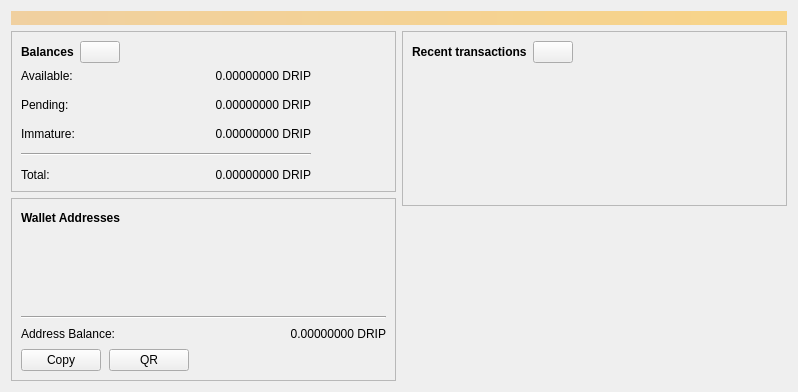
<?xml version="1.0" encoding="UTF-8"?>
<ui version="4.0">
 <class>OverviewPage</class>
 <widget class="QWidget" name="OverviewPage">
  <property name="geometry">
   <rect>
    <x>0</x>
    <y>0</y>
    <width>798</width>
    <height>318</height>
   </rect>
  </property>
  <property name="windowTitle">
   <string>Form</string>
  </property>
  <layout class="QVBoxLayout" name="topLayout">
   <item>
    <widget class="QLabel" name="labelAlerts">
     <property name="visible">
      <bool>false</bool>
     </property>
     <property name="styleSheet">
      <string notr="true">QLabel { background-color: qlineargradient(x1: 0, y1: 0, x2: 1, y2: 0, stop:0 #F0D0A0, stop:1 #F8D488); color:#000000; }</string>
     </property>
     <property name="wordWrap">
      <bool>true</bool>
     </property>
     <property name="margin">
      <number>3</number>
     </property>
     <property name="textInteractionFlags">
      <set>Qt::TextSelectableByMouse</set>
     </property>
    </widget>
   </item>
   <item>
    <layout class="QHBoxLayout" name="horizontalLayout" stretch="1,1">
     <item>
      <layout class="QVBoxLayout" name="verticalLayout_2">
       <item>
        <widget class="QFrame" name="frame">
         <property name="frameShape">
          <enum>QFrame::StyledPanel</enum>
         </property>
         <property name="frameShadow">
          <enum>QFrame::Raised</enum>
         </property>
         <layout class="QVBoxLayout" name="verticalLayout_4">
          <item>
           <layout class="QHBoxLayout" name="horizontalLayout_4">
            <item>
             <widget class="QLabel" name="label_5">
              <property name="font">
               <font>
                <weight>75</weight>
                <bold>true</bold>
               </font>
              </property>
              <property name="text">
               <string>Balances</string>
              </property>
             </widget>
            </item>
            <item>
             <widget class="QPushButton" name="labelWalletStatus">
              <property name="enabled">
               <bool>true</bool>
              </property>
              <property name="maximumSize">
               <size>
                <width>45</width>
                <height>16777215</height>
               </size>
              </property>
              <property name="toolTip">
               <string>The displayed information may be out of date. Your wallet automatically synchronizes with the DRIP network after a connection is established, but this process has not completed yet.</string>
              </property>
              <property name="text">
               <string/>
              </property>
              <property name="icon">
               <iconset resource="../bitcoin.qrc">
                <normaloff>:/icons/warning</normaloff>
                <disabledoff>:/icons/warning</disabledoff>:/icons/warning</iconset>
              </property>
              <property name="iconSize">
               <size>
                <width>24</width>
                <height>24</height>
               </size>
              </property>
             </widget>
            </item>
            <item>
             <spacer name="horizontalSpacer_3">
              <property name="orientation">
               <enum>Qt::Horizontal</enum>
              </property>
              <property name="sizeHint" stdset="0">
               <size>
                <width>40</width>
                <height>20</height>
               </size>
              </property>
             </spacer>
            </item>
           </layout>
          </item>
          <item>
           <layout class="QGridLayout" name="gridLayout">
            <property name="horizontalSpacing">
             <number>16</number>
            </property>
            <property name="verticalSpacing">
             <number>12</number>
            </property>
            <item row="1" column="1">
             <widget class="QLabel" name="labelUnconfirmed">
              <property name="minimumSize">
               <size>
                <width>220</width>
                <height>0</height>
               </size>
              </property>
              <property name="cursor">
               <cursorShape>IBeamCursor</cursorShape>
              </property>
              <property name="toolTip">
               <string>Total of transactions that have yet to be confirmed, and do not yet count toward the spendable balance</string>
              </property>
              <property name="text">
               <string notr="true">0.00000000 DRIP</string>
              </property>
              <property name="alignment">
               <set>Qt::AlignRight|Qt::AlignTrailing|Qt::AlignVCenter</set>
              </property>
              <property name="textInteractionFlags">
               <set>Qt::LinksAccessibleByMouse|Qt::TextSelectableByKeyboard|Qt::TextSelectableByMouse</set>
              </property>
             </widget>
            </item>
            <item row="3" column="0" colspan="2">
             <widget class="Line" name="line">
              <property name="orientation">
               <enum>Qt::Horizontal</enum>
              </property>
             </widget>
            </item>
            <item row="4" column="0">
             <widget class="QLabel" name="labelTotalText">
              <property name="text">
               <string>Total:</string>
              </property>
             </widget>
            </item>
            <item row="2" column="1">
             <widget class="QLabel" name="labelImmature">
              <property name="minimumSize">
               <size>
                <width>220</width>
                <height>0</height>
               </size>
              </property>
              <property name="cursor">
               <cursorShape>IBeamCursor</cursorShape>
              </property>
              <property name="toolTip">
               <string>Mined balance that has not yet matured</string>
              </property>
              <property name="text">
               <string notr="true">0.00000000 DRIP</string>
              </property>
              <property name="alignment">
               <set>Qt::AlignRight|Qt::AlignTrailing|Qt::AlignVCenter</set>
              </property>
              <property name="textInteractionFlags">
               <set>Qt::LinksAccessibleByMouse|Qt::TextSelectableByKeyboard|Qt::TextSelectableByMouse</set>
              </property>
             </widget>
            </item>
            <item row="1" column="2">
             <spacer name="horizontalSpacer_2">
              <property name="orientation">
               <enum>Qt::Horizontal</enum>
              </property>
              <property name="sizeHint" stdset="0">
               <size>
                <width>40</width>
                <height>20</height>
               </size>
              </property>
             </spacer>
            </item>
            <item row="2" column="0">
             <widget class="QLabel" name="labelImmatureText">
              <property name="text">
               <string>Immature:</string>
              </property>
             </widget>
            </item>
            <item row="4" column="1">
             <widget class="QLabel" name="labelTotal">
              <property name="minimumSize">
               <size>
                <width>220</width>
                <height>0</height>
               </size>
              </property>
              <property name="cursor">
               <cursorShape>IBeamCursor</cursorShape>
              </property>
              <property name="toolTip">
               <string>Your current total balance</string>
              </property>
              <property name="text">
               <string notr="true">0.00000000 DRIP</string>
              </property>
              <property name="alignment">
               <set>Qt::AlignRight|Qt::AlignTrailing|Qt::AlignVCenter</set>
              </property>
              <property name="textInteractionFlags">
               <set>Qt::LinksAccessibleByMouse|Qt::TextSelectableByKeyboard|Qt::TextSelectableByMouse</set>
              </property>
             </widget>
            </item>
            <item row="0" column="0">
             <widget class="QLabel" name="labelBalanceText">
              <property name="text">
               <string>Available:</string>
              </property>
             </widget>
            </item>
            <item row="0" column="1">
             <widget class="QLabel" name="labelBalance">
              <property name="minimumSize">
               <size>
                <width>220</width>
                <height>0</height>
               </size>
              </property>
              <property name="cursor">
               <cursorShape>IBeamCursor</cursorShape>
              </property>
              <property name="toolTip">
               <string>Your current spendable balance</string>
              </property>
              <property name="text">
               <string notr="true">0.00000000 DRIP</string>
              </property>
              <property name="alignment">
               <set>Qt::AlignRight|Qt::AlignTrailing|Qt::AlignVCenter</set>
              </property>
              <property name="textInteractionFlags">
               <set>Qt::LinksAccessibleByMouse|Qt::TextSelectableByKeyboard|Qt::TextSelectableByMouse</set>
              </property>
             </widget>
            </item>
            <item row="1" column="0">
             <widget class="QLabel" name="labelPendingText">
              <property name="text">
               <string>Pending:</string>
              </property>
             </widget>
            </item>
           </layout>
          </item>
         </layout>
        </widget>
       </item>
       <item>
        <widget class="QFrame" name="addressFrame">
         <property name="frameShape">
          <enum>QFrame::StyledPanel</enum>
         </property>
         <property name="frameShadow">
          <enum>QFrame::Raised</enum>
         </property>
         <layout class="QVBoxLayout" name="addressFrameLayout">
          <item>
           <layout class="QHBoxLayout" name="addressHeaderLayout">
            <item>
             <widget class="QLabel" name="labelAddressesTitle">
              <property name="font">
               <font>
                <weight>75</weight>
                <bold>true</bold>
               </font>
              </property>
              <property name="text">
               <string>Wallet Addresses</string>
              </property>
             </widget>
            </item>
            <item>
             <spacer name="horizontalSpacer_4">
              <property name="orientation">
               <enum>Qt::Horizontal</enum>
              </property>
              <property name="sizeHint" stdset="0">
               <size>
                <width>40</width>
                <height>20</height>
               </size>
              </property>
             </spacer>
            </item>
           </layout>
          </item>
          <item>
           <widget class="QListWidget" name="listAddresses">
            <property name="styleSheet">
             <string notr="true">QListWidget { background: transparent; }</string>
            </property>
            <property name="frameShape">
             <enum>QFrame::NoFrame</enum>
            </property>
            <property name="verticalScrollBarPolicy">
             <enum>Qt::ScrollBarAsNeeded</enum>
            </property>
            <property name="horizontalScrollBarPolicy">
             <enum>Qt::ScrollBarAlwaysOff</enum>
            </property>
            <property name="selectionMode">
             <enum>QAbstractItemView::SingleSelection</enum>
            </property>
           </widget>
          </item>
          <item>
           <widget class="QFrame" name="addressDetailFrame">
            <property name="visible">
             <bool>false</bool>
            </property>
            <property name="frameShape">
             <enum>QFrame::NoFrame</enum>
            </property>
            <layout class="QVBoxLayout" name="addressDetailLayout">
             <property name="spacing">
              <number>8</number>
             </property>
             <property name="leftMargin">
              <number>0</number>
             </property>
             <property name="topMargin">
              <number>8</number>
             </property>
             <property name="rightMargin">
              <number>0</number>
             </property>
             <property name="bottomMargin">
              <number>0</number>
             </property>
             <item>
              <widget class="Line" name="addressDetailLine">
               <property name="orientation">
                <enum>Qt::Horizontal</enum>
               </property>
              </widget>
             </item>
             <item>
              <layout class="QHBoxLayout" name="addressDetailBalanceLayout">
               <item>
                <widget class="QLabel" name="labelAddressBalanceText">
                 <property name="text">
                  <string>Address Balance:</string>
                 </property>
                </widget>
               </item>
               <item>
                <widget class="QLabel" name="labelAddressBalance">
                 <property name="text">
                  <string notr="true">0.00000000 DRIP</string>
                 </property>
                 <property name="alignment">
                  <set>Qt::AlignRight|Qt::AlignTrailing|Qt::AlignVCenter</set>
                 </property>
                </widget>
               </item>
              </layout>
             </item>
             <item>
              <layout class="QHBoxLayout" name="addressButtonsLayout">
               <item>
                <widget class="QPushButton" name="btnCopyAddress">
                 <property name="text">
                  <string>Copy</string>
                 </property>
                 <property name="icon">
                  <iconset resource="../bitcoin.qrc">
                   <normaloff>:/icons/editcopy</normaloff>:/icons/editcopy</iconset>
                 </property>
                </widget>
               </item>
               <item>
                <widget class="QPushButton" name="btnShowQR">
                 <property name="text">
                  <string>QR</string>
                 </property>
                 <property name="icon">
                  <iconset resource="../bitcoin.qrc">
                   <normaloff>:/icons/eye</normaloff>:/icons/eye</iconset>
                 </property>
                </widget>
               </item>
               <item>
                <spacer name="addressButtonsSpacer">
                 <property name="orientation">
                  <enum>Qt::Horizontal</enum>
                 </property>
                 <property name="sizeHint" stdset="0">
                  <size>
                   <width>40</width>
                   <height>20</height>
                  </size>
                 </property>
                </spacer>
               </item>
              </layout>
             </item>
            </layout>
           </widget>
          </item>
         </layout>
        </widget>
       </item>
      </layout>
     </item>
     <item>
      <layout class="QVBoxLayout" name="verticalLayout_3">
       <item>
        <widget class="QFrame" name="frame_2">
         <property name="frameShape">
          <enum>QFrame::StyledPanel</enum>
         </property>
         <property name="frameShadow">
          <enum>QFrame::Raised</enum>
         </property>
         <layout class="QVBoxLayout" name="verticalLayout">
          <item>
           <layout class="QHBoxLayout" name="horizontalLayout_2">
            <item>
             <widget class="QLabel" name="label_4">
              <property name="font">
               <font>
                <weight>75</weight>
                <bold>true</bold>
               </font>
              </property>
              <property name="text">
               <string>Recent transactions</string>
              </property>
             </widget>
            </item>
            <item>
             <widget class="QPushButton" name="labelTransactionsStatus">
              <property name="enabled">
               <bool>true</bool>
              </property>
              <property name="maximumSize">
               <size>
                <width>45</width>
                <height>16777215</height>
               </size>
              </property>
              <property name="toolTip">
               <string>The displayed information may be out of date. Your wallet automatically synchronizes with the DRIP network after a connection is established, but this process has not completed yet.</string>
              </property>
              <property name="text">
               <string/>
              </property>
              <property name="icon">
               <iconset resource="../bitcoin.qrc">
                <normaloff>:/icons/warning</normaloff>
                <disabledoff>:/icons/warning</disabledoff>:/icons/warning</iconset>
              </property>
              <property name="iconSize">
               <size>
                <width>24</width>
                <height>24</height>
               </size>
              </property>
             </widget>
            </item>
            <item>
             <spacer name="horizontalSpacer">
              <property name="orientation">
               <enum>Qt::Horizontal</enum>
              </property>
              <property name="sizeHint" stdset="0">
               <size>
                <width>40</width>
                <height>20</height>
               </size>
              </property>
             </spacer>
            </item>
           </layout>
          </item>
          <item>
           <widget class="TransactionOverviewWidget" name="listTransactions">
            <property name="styleSheet">
             <string notr="true">QListView { background: transparent; }</string>
            </property>
            <property name="frameShape">
             <enum>QFrame::NoFrame</enum>
            </property>
            <property name="verticalScrollBarPolicy">
             <enum>Qt::ScrollBarAlwaysOff</enum>
            </property>
            <property name="horizontalScrollBarPolicy">
             <enum>Qt::ScrollBarAlwaysOff</enum>
            </property>
            <property name="sizeAdjustPolicy">
             <enum>QAbstractScrollArea::AdjustToContents</enum>
            </property>
            <property name="selectionMode">
             <enum>QAbstractItemView::NoSelection</enum>
            </property>
            <property name="uniformItemSizes">
             <bool>true</bool>
            </property>
           </widget>
          </item>
         </layout>
        </widget>
       </item>
       <item>
        <spacer name="verticalSpacer_2">
         <property name="orientation">
          <enum>Qt::Vertical</enum>
         </property>
         <property name="sizeHint" stdset="0">
          <size>
           <width>20</width>
           <height>40</height>
          </size>
         </property>
        </spacer>
       </item>
      </layout>
     </item>
    </layout>
   </item>
  </layout>
 </widget>
 <customwidgets>
  <customwidget>
   <class>TransactionOverviewWidget</class>
   <extends>QListView</extends>
   <header>qt/transactionoverviewwidget.h</header>
  </customwidget>
 </customwidgets>
 <resources>
  <include location="../bitcoin.qrc"/>
 </resources>
 <connections/>
</ui>
